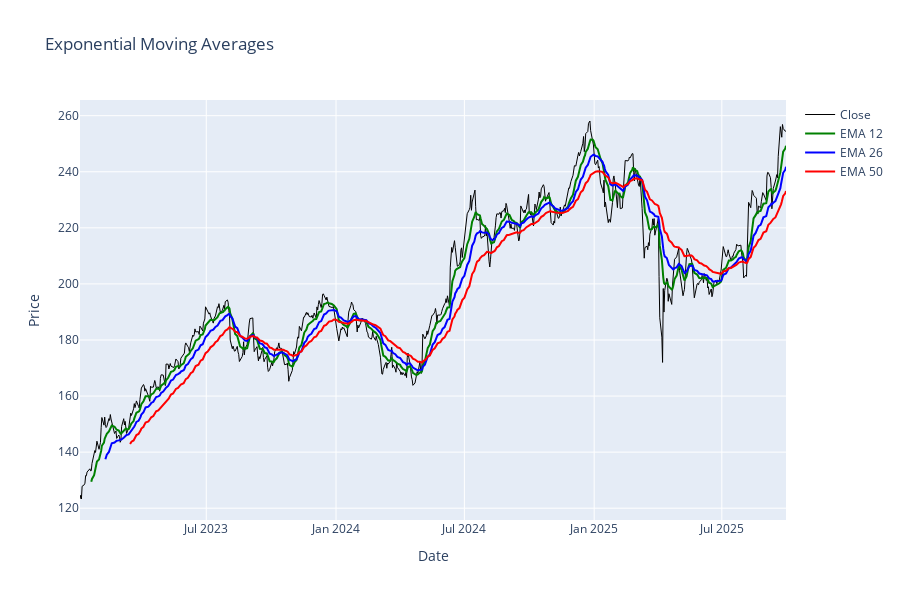

Source (notebook cell):
### Markdown cell above
## 2. EMA - Exponential Moving Average

Exponentially weighted average giving more weight to recent prices. Responds faster to price changes than SMA.

### Code cell
df["ema_12"] = calculate_ema(df, period=12)
df["ema_26"] = calculate_ema(df, period=26)
df["ema_50"] = calculate_ema(df, period=50)

fig = go.Figure()

fig.add_trace(go.Scatter(x=df["date"], y=df["close"], name="Close", line={"color": "black", "width": 1}))
fig.add_trace(go.Scatter(x=df["date"], y=df["ema_12"], name="EMA 12", line={"color": "green"}))
fig.add_trace(go.Scatter(x=df["date"], y=df["ema_26"], name="EMA 26", line={"color": "blue"}))
fig.add_trace(go.Scatter(x=df["date"], y=df["ema_50"], name="EMA 50", line={"color": "red"}))

fig.update_layout(height=600, title_text="Exponential Moving Averages", xaxis_title="Date", yaxis_title="Price")
fig.show()

print("EMA = Exponentially weighted average (more weight on recent data)")
print("EMA responds faster to price changes than SMA")

### Figure 1 — Plotly figure (JSON) as saved in the notebook; plotly's stock layout.template omitted (floating-point values rounded to 4 significant figures; data arrays with more than 128 entries replaced by an {"elided": "..."} marker saying what was removed)
{"data": [{"line": {"color": "black", "width": 1}, "name": "Close", "type": "scatter", "x": {"elided": "688 str values"}, "y": {"elided": "688 float values"}}, {"line": {"color": "green"}, "name": "EMA 12", "type": "scatter", "x": {"elided": "688 str values"}, "y": {"elided": "688 float values"}}, {"line": {"color": "blue"}, "name": "EMA 26", "type": "scatter", "x": {"elided": "688 str values"}, "y": {"elided": "688 float values"}}, {"line": {"color": "red"}, "name": "EMA 50", "type": "scatter", "x": {"elided": "688 str values"}, "y": {"elided": "688 float values"}}], "layout": {"height": 600, "title": {"text": "Exponential Moving Averages"}, "xaxis": {"title": {"text": "Date"}}, "yaxis": {"title": {"text": "Price"}}}}
